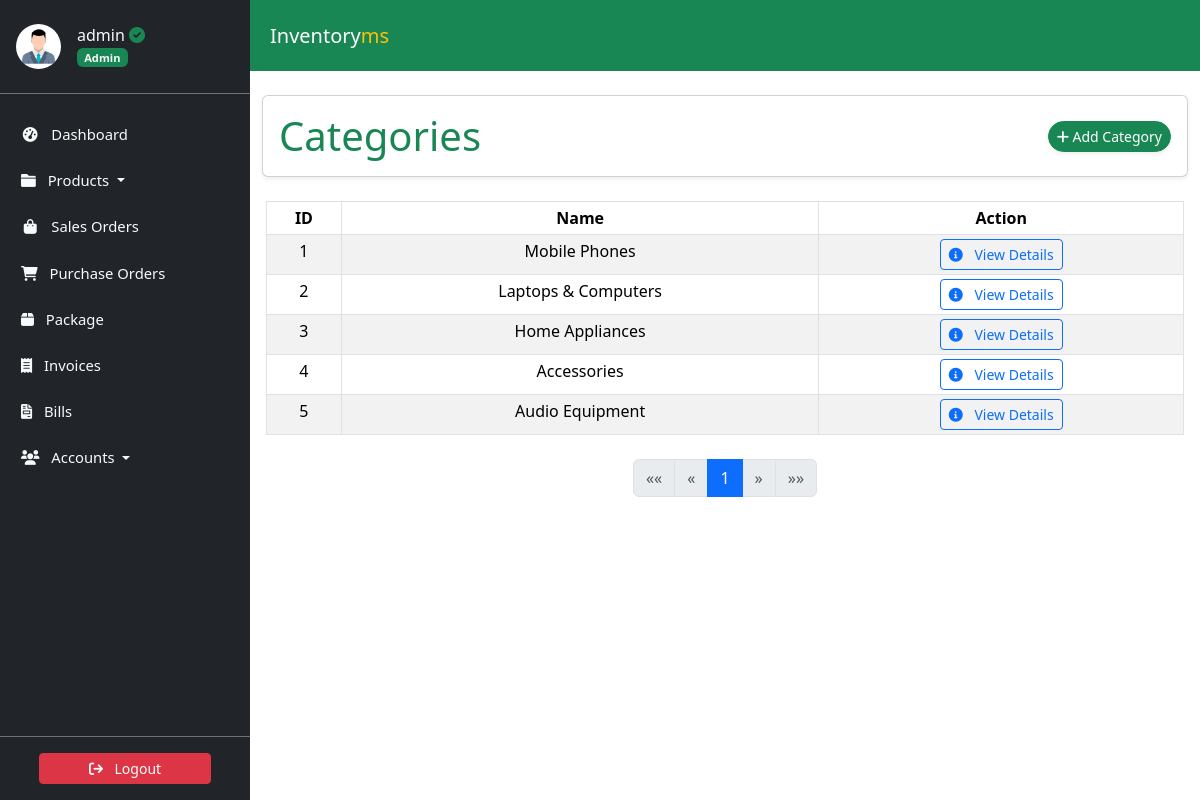
Page /categories/ (signed in) on the committed database.
### accounts/models.py (models this page shows, shortened)
class Profile(models.Model):
    user = models.OneToOneField(
        User, on_delete=models.CASCADE, verbose_name='User'
    )
    slug = AutoSlugField(
        unique=True,
        verbose_name='Account ID',
        populate_from='email'
    )
    profile_picture = ProcessedImageField(
        default='profile_pics/default.jpg',
        upload_to='profile_pics',
        format='JPEG',
        processors=[ResizeToFill(150, 150)],
        options={'quality': 100}
    )
    telephone = PhoneNumberField(
        null=True, blank=True, verbose_name='Telephone'
    )
    email = models.EmailField(
        max_length=150, blank=True, null=True, verbose_name='Email'
    )
    first_name = models.CharField(
        max_length=30, blank=True, verbose_name='First Name'
    )
    last_name = models.CharField(
        max_length=30, blank=True, verbose_name='Last Name'
    )
    status = models.CharField(
        choices=STATUS_CHOICES,
        max_length=12,
        default='INA',
        verbose_name='Status'
    )
    role = models.CharField(
        choices=ROLE_CHOICES,
        max_length=12,
        blank=True,
        null=True,
        verbose_name='Role'
    )
    class Meta:
        ordering = ['slug']
        verbose_name = 'Profile'
        verbose_name_plural = 'Profiles'

### store/models.py (models this page shows, shortened)
class Category(models.Model):
    name = models.CharField(max_length=50)
    slug = AutoSlugField(unique=True, populate_from='name')
    class Meta:
        verbose_name_plural = 'Categories'

### store/views.py (the view)
class CategoryListView(LoginRequiredMixin, ListView):
    model = Category
    template_name = 'store/category_list.html'
    context_object_name = 'categories'
    paginate_by = 10
    login_url = 'login'

### store/templates/store/category_list.html (shortened to what this page needs)
{% extends 'store/base.html' %}
{% block content %}
<div class="container my-4">
    <div class="card shadow-sm rounded p-3">
        <div class="row align-items-center">
            <div class="col-md-6">
                <h4 class="display-6 mb-0 text-success">Categories</h4>
            </div>
            <div class="col-md-6 d-flex justify-content-end gap-2">
                <a class="btn btn-success btn-sm rounded-pill shadow-sm" href="{% url 'category-create' %}">
                    <i class="fa-solid fa-plus"></i> Add Category
                </a>
            </div>
        </div>
    </div>
</div>
<div class="container px-3">
    <table class="table table-sm table-striped table-bordered">
        <thead class="thead-light">
            <tr>
                <th>ID</th>
                <th>Name</th>
                <th>Action</th>
            </tr>
        </thead>
        <tbody>
            {% for category in page_obj %}
            <tr>
                <td>{{ category.pk }}</td>
                <td>{{ category.name }}</td>
                <td>
                    <a href="{% url 'category-detail' category.pk %}" class="btn btn-outline-primary btn-sm">
                        <i class="fa-solid fa-info-circle me-2"></i> View Details
                    </a>
                </td>
            </tr>
            {% endfor %}
        </tbody>
    </table>
    <div class="d-flex justify-content-center mt-4">
        <nav aria-label="Page navigation">
            <ul class="pagination">
                {% if page_obj.has_previous %}
                <li class="page-item">
                    <a class="page-link" href="?page=1" aria-label="First">
                        <span aria-hidden="true">&laquo;&laquo;</span>
                    </a>
                </li>
                <li class="page-item">
                    <a class="page-link" href="?page={{ page_obj.previous_page_number }}" aria-label="Previous">
                        <span aria-hidden="true">&laquo;</span>
                    </a>
                </li>
                {% else %}
                <li class="page-item disabled">
                    <a class="page-link" aria-label="First">
                        <span aria-hidden="true">&laquo;&laquo;</span>
                    </a>
                </li>
                <li class="page-item disabled">
                    <a class="page-link" aria-label="Previous">
                        <span aria-hidden="true">&laquo;</span>
                    </a>
                </li>
                {% endif %}
                {% for num in page_obj.paginator.page_range %}
                {% if page_obj.number == num %}
                <li class="page-item active"><a class="page-link">{{ num }}</a></li>
                {% elif num > page_obj.number|add:'-3' and num < page_obj.number|add:'3' %}
                <li class="page-item"><a class="page-link" href="?page={{ num }}">{{ num }}</a></li>
                {% endif %}
                {% endfor %}
                {% if page_obj.has_next %}
                <li class="page-item">
                    <a class="page-link" href="?page={{ page_obj.next_page_number }}" aria-label="Next">
                        <span aria-hidden="true">&raquo;</span>
                    </a>
                </li>
                <li class="page-item">
                    <a class="page-link" href="?page={{ page_obj.paginator.num_pages }}" aria-label="Last">
                        <span aria-hidden="true">&raquo;&raquo;</span>
                    </a>
                </li>
                {% else %}
                <li class="page-item disabled">
                    <a class="page-link" aria-label="Next">
                        <span aria-hidden="true">&raquo;</span>
                    </a>
                </li>
                <li class="page-item disabled">
                    <a class="page-link" aria-label="Last">
                        <span aria-hidden="true">&raquo;&raquo;</span>
                    </a>
                </li>
                {% endif %}
            </ul>
        </nav>
    </div>
</div>
{% endblock %}

### store/templates/store/base.html (shortened to what this page needs)
<!DOCTYPE html>
<html lang="en">
    <head>
        {% load static %}
        <link href="https://cdn.jsdelivr.net/npm/bootstrap@5.3.3/dist/css/bootstrap.min.css" rel="stylesheet">
        <link rel="stylesheet" type="text/css" href="https://unpkg.com/@webpixels/css@1.1.5/dist/index.css">
        <link rel="stylesheet" href="{% static 'css/style.css' %}" type="text/css">
    </head>
    <body>
        {% include "store/sidebar.html" %}
        <section id="wrapper">
            <nav class="navbar navbar-expand-md bg-success">
                <div class="container-fluid mx-2">
                  <div class="navbar-header">
                    <a class="navbar-brand" style="font-size: 20px;" href="{% url 'dashboard' %}">Inventory<span class="text-warning">ms</span></a>
                  </div>
                </div>
              </nav>
          {% block content%}
          {% endblock content%}
        </section>
      </body>
</html>

### store/templates/store/sidebar.html (shortened to what this page needs)
<link href="https://cdn.jsdelivr.net/npm/bootstrap@5.3.3/dist/css/bootstrap.min.css" rel="stylesheet">
<link href="https://cdnjs.cloudflare.com/ajax/libs/font-awesome/6.0.0-beta3/css/all.min.css" rel="stylesheet">
<aside class="sidebar position-fixed top-0 left-0 overflow-auto h-100 bg-dark text-light" id="show-side-navigation1">
    <div class="sidebar-header d-flex align-items-center px-3 py-4 border-bottom border-secondary">
        <a href="{% url 'user-profile' %}" class="d-flex align-items-center text-decoration-none text-light">
            <img class="rounded-circle img-fluid" id="sidebar-img" width="45" src="{{ request.user.profile.profile_picture.url }}" alt="Profile Picture" />
            <div class="ms-3">
                <h5 class="fs-6 mb-0">
                    {{ request.user.username }}{% if request.user.profile.role == 'AD' %} <i class="fa-solid fa-circle-check text-success"></i>{% endif %}
                </h5>
                <span class="badge bg-success text-light">
                    {% if request.user.profile.role == 'AD' %}
                        Admin
                    {% elif request.user.profile.role == 'EX' %}
                        Executive
                    {% else %}
                        Operative
                    {% endif %}
                </span>
            </div>
        </a>
    </div>
    <div class="nav-container">
        <ul class="nav flex-column mt-3">
            <li class="nav-item mb-2">
                <a class="nav-link text-light {% if request.resolver_match.url_name == 'dashboard' %}active{% endif %}" href="{% url 'dashboard' %}">
                    <i class="fa fa-tachometer-alt fa-fw me-2"></i> Dashboard
                </a>
            </li>
            <li class="nav-item mb-2 dropdown">
                <a class="nav-link text-light {% if request.resolver_match.url_name == 'productslist' %}active{% endif %} dropdown-toggle" href="#" id="productsDropdown" role="button" data-bs-toggle="dropdown" aria-expanded="false">
                    <i class="fa fa-folder me-2"></i> Products
                </a>
            </li>
            <li class="nav-item mb-2">
                <a class="nav-link text-light {% if request.resolver_match.url_name == 'saleslist' %}active{% endif %}" href="{% url 'saleslist' %}">
                    <i class="fa fa-shopping-bag fa-fw me-2"></i> Sales Orders
                </a>
            </li>
            <li class="nav-item mb-2">
                <a class="nav-link text-light {% if request.resolver_match.url_name == 'purchaseslist' %}active{% endif %}" href="{% url 'purchaseslist' %}">
                    <i class="fa fa-shopping-cart me-2"></i> Purchase Orders
                </a>
            </li>
            <li class="nav-item mb-2">
                <a class="nav-link text-light {% if request.resolver_match.url_name == 'deliveries' %}active{% endif %}" href="{% url 'deliveries' %}">
                    <i class="fa-solid fa-box me-2"></i> Package
                </a>
            </li>
            <li class="nav-item mb-2">
                <a class="nav-link text-light {% if request.resolver_match.url_name == 'invoicelist' %}active{% endif %}" href="{% url 'invoicelist' %}">
                    <i class="fa-solid fa-receipt me-2"></i> Invoices
                </a>
            </li>
            <li class="nav-item mb-2">
                <a class="nav-link text-light {% if request.resolver_match.url_name == 'bill_list' %}active{% endif %}" href="{% url 'bill_list' %}">
                    <i class="fa-solid fa-file-invoice me-2"></i> Bills
                </a>
            </li>
            <li class="nav-item mb-2 dropdown">
                <a class="nav-link text-light  dropdown-toggle" href="#" id="accountsDropdown" role="button" data-bs-toggle="dropdown" aria-expanded="false">
                    <i class="fa fa-users me-2"></i> Accounts
                </a>
            </li>
        </ul>
    </div>
    <div class="sidebar-footer position-absolute bottom-0 w-100 text-center py-3 bg-dark border-top border-secondary">
        <a class="btn btn-danger btn-sm w-75" href="{% url 'user-logout' %}">
            <i class="fa fa-sign-out me-2"></i> Logout
        </a>
    </div>
</aside>

### static/css/style.css (style rules this page uses)
:root { --dk-gray-100: #f3f4f6; --dk-gray-200: #e5e7eb; --dk-gray-300: #d1d5db; --dk-gray-400: #9ca3af; --dk-gray-500: #6b7280; --dk-gray-600: #4b5563; --dk-gray-700: #374151; --dk-gray-800: #1f2937; --dk-gray-900: #111827; --dk-dark-bg: #313348; --dk-darker-bg: #2a2b3d; --navbar-bg-color: #6f6486; --sidebar-bg-color: #252636; --sidebar-width: 250px; --sidebar-expanded-width: 230px; --sidebar-collapsed-width: 100px; --sidebar-header-bg: #212529; --nav-link-color: #adb5bd; --nav-link-active-bg: #495057; --dropdown-menu-bg: #495057; --dropdown-item-color: #adb5bd; --dropdown-item-active-bg: #6c757d; --sidebar-separator-bg: #4caf50; --logo-separator-height: 60px; --sidebar-item-height: 50px; --submenu-item-height: 45px; }
* { margin: 0; padding: 0; box-sizing: border-box; }
body { font-family: "Inter", sans-serif; background-color: #fff; }
a { text-decoration: none; }
#wrapper { margin-left: var(--sidebar-width); transition: margin-left 0.3s ease-in-out; }
.sidebar { font-size: 0.925rem; background-color: var(--sidebar-bg-color); width: var(--sidebar-width); transition: width 0.3s ease-in-out; z-index: 9999999; }
.sidebar .sidebar-header { background-color: var(--sidebar-header-bg); border-bottom: 1px solid #2a2b3c; }
.sidebar ul > li > a { color: var(--dk-gray-400); text-decoration: none; }
.navbar { border: none; background-color: var(--navbar-bg-color); }
.navbar .navbar-brand { color: #fff; line-height: 55px; padding: 0; }
.navbar > .container .navbar-brand, .navbar > .container-fluid .navbar-brand { margin: 0; }

### store/templates/store/sidebar.html (style rules this page uses)
.sidebar { width: 250px; background-color: #343a40; color: #fff; position: fixed; top: 0; bottom: 0; display: flex; flex-direction: column; }
.sidebar-header { background-color: #212529; }
.nav-container { flex: 1; overflow-y: auto; padding: 5px; }
.nav-link { color: #adb5bd; }
.sidebar-footer { background-color: #212529; text-align: center; padding: 10px; }

### store/templates/store/category_list.html (style rules this page uses)
.table th, .table td { text-align: center; }

### rows in the picture
Category: pk "1", name "Mobile Phones"
Category: pk "2", name "Laptops & Computers"
Category: pk "3", name "Home Appliances"
Category: pk "4", name "Accessories"
Category: pk "5", name "Audio Equipment"

### other values in the picture
{{ request.user.username }} "admin"
{{ num }} "1"
